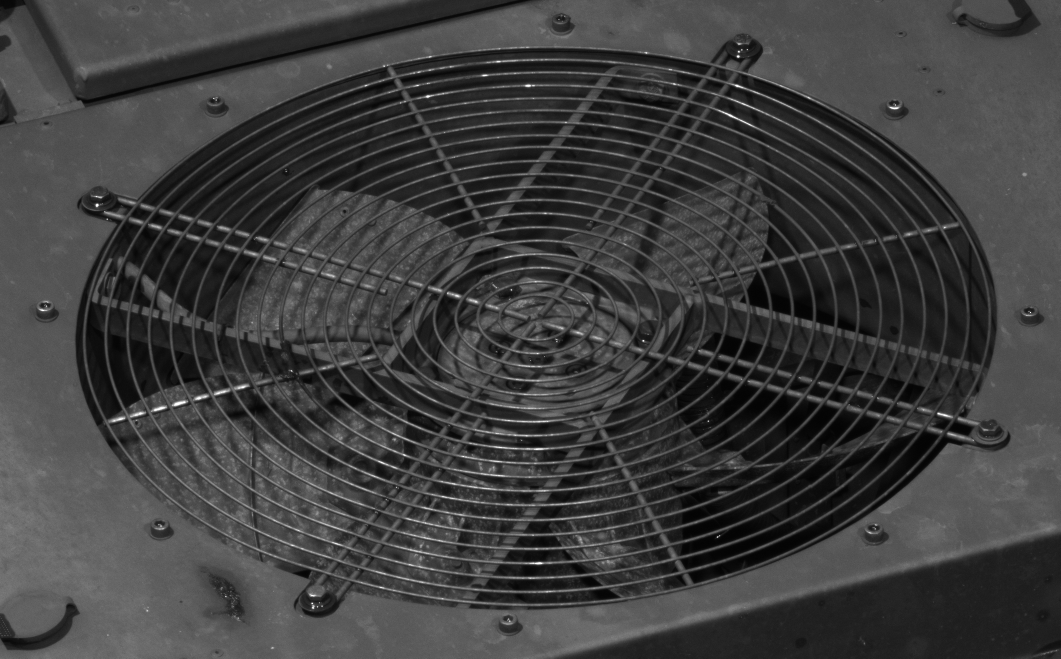
#> input picture data/NurGitterL.png, 2121 x 1317 px (shown at 1/2 size)
$ python 07templateMatchForm.py   (older library calls are emulated)
#> lines starting #> are read from the running program, lines starting #| are printed output that depends on the picture; after the words box and inside, x2 and y2 are one past the last pixel; in counts of white or black regions, pixels touching at a corner belong together; pictures that were not available may be replaced by others from this repository, and a replacement may not be noted
import cv2
import numpy as np
from matplotlib import pyplot as plt

# Als template wir eine binäre Ellipse verwendet
# das sbb-Bild wird so verarbeitet:
#     1. möglichst nur die kanten des runden Gitters angezeigt werden.
#     2. versucht wird, die kontur zu schliessen
#     3. Kontur füllen
#     4. template matchen

# Abgebrochen !!!


# Bild vom Zug laden
gray_img = cv2.imread("data/NurGitterL.png",  cv2.IMREAD_GRAYSCALE)
#> gray_img is the input picture: shape (1317, 2121); min 2, max 255, mean 62.4
gray_img = cv2.imread("sbb/4-OK1L.png",  cv2.IMREAD_GRAYSCALE)
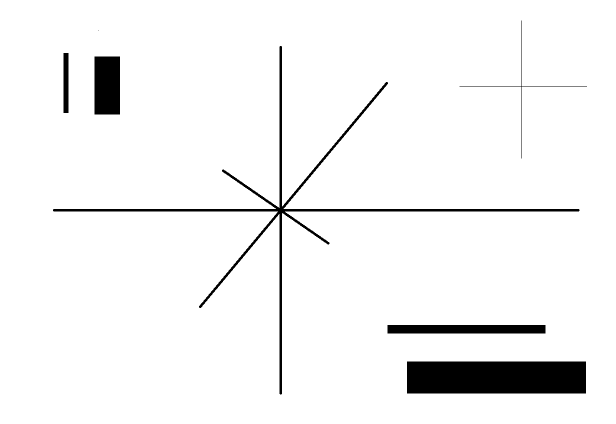
#> input picture data/testDoG1.png, 1231 x 847 px, given in place of 4-OK1L.png, which was not available (shown at 1/2 size)
#> gray_img: shape (847, 1231); 95.3% white; 7 black regions (1 under 20 px), largest, box (x1, y1, x2, y2) and area: (814, 723, 1172, 787) 22912, (106, 92, 1159, 789) 12813, (189, 113, 240, 229) 5916, (775, 650, 1091, 667) 5372, (127, 106, 137, 226) 1200, (919, 41, 1174, 317) 530
# gray_img = cv2.imread("data/testDoG1.png",  cv2.IMREAD_GRAYSCALE)
img = cv2.cvtColor(gray_img, cv2.COLOR_GRAY2BGR)
#> img is the input picture: shape (847, 1231, 3); 95.3% white; 7 black regions (1 under 20 px), largest, box (x1, y1, x2, y2) and area: (814, 723, 1172, 787) 22912, (106, 92, 1159, 789) 12813, (189, 113, 240, 229) 5916, (775, 650, 1091, 667) 5372, (127, 106, 137, 226) 1200, (919, 41, 1174, 317) 530

# Vorverarbeitung, nur interessante Frequenzen behalten (8 pixel breite gitter)
# DoG: Difference of Gauss
filterband = 13
filterpoint = 36
g1 = cv2.getGaussianKernel(49, filterpoint + 0.5*filterband)
g2 = cv2.getGaussianKernel(49, filterpoint - 0.5*filterband)
g3 = (g1-g2)*10
img = cv2.sepFilter2D(img, -1, g3, g3)
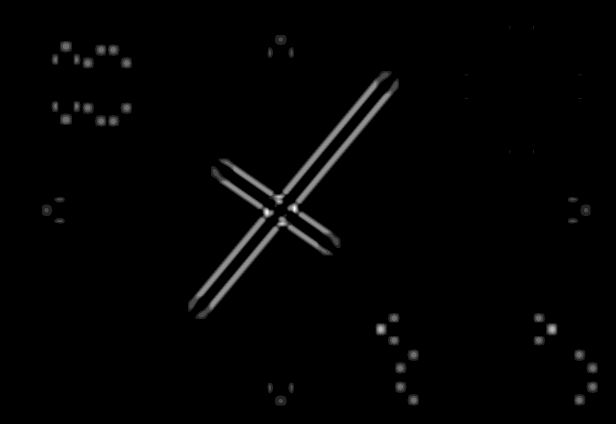
#> img: shape (847, 1231, 3) (shown at 1/2 size); min 0, max 7, mean 0.0918; drawn with min black and max white
img = cv2.cvtColor(img, cv2.COLOR_RGB2GRAY)
#> img: shape (847, 1231)
img = cv2.equalizeHist(img)
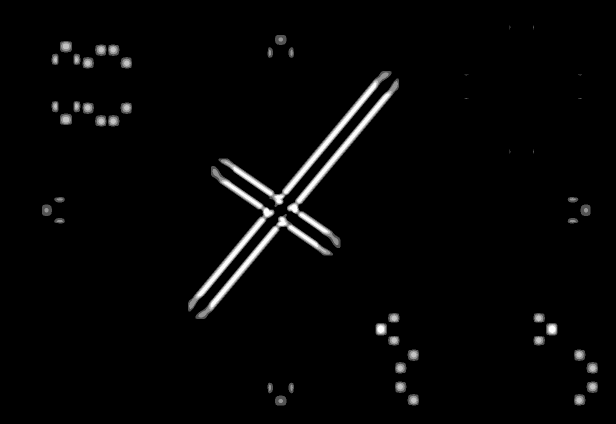
#> img: shape (847, 1231) (shown at 1/2 size); min 0, max 255, mean 6.3

#threshold
old = img
th, img = cv2.threshold(img, 180, 255, cv2.THRESH_BINARY)
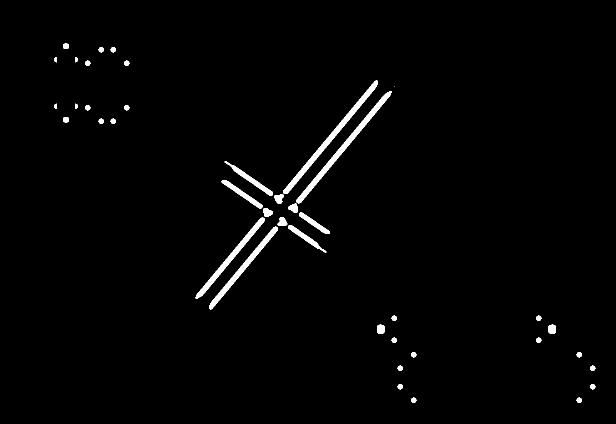
#> img: shape (847, 1231) (shown at 1/2 size); 1.6% white; 41 white regions (1 under 20 px), largest, box (x1, y1, x2, y2) and area: (567, 161, 756, 388) 2995, (593, 182, 783, 407) 2972, (418, 453, 556, 619) 2159

# dilate
kernel = cv2.getStructuringElement(cv2.MORPH_CROSS, (5, 5))
img = cv2.erode(img, kernel, iterations=2)
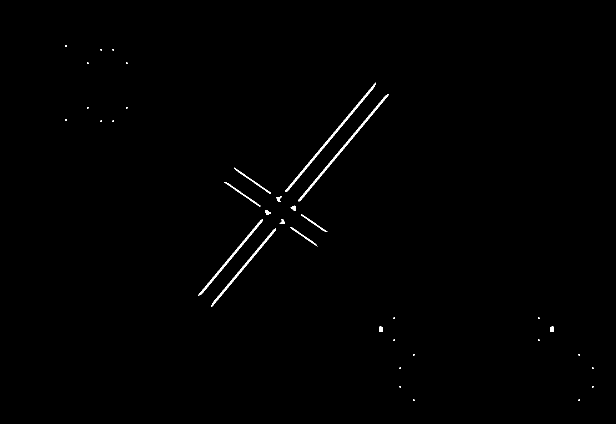
#> img: shape (847, 1231) (shown at 1/2 size); 0.53% white; 36 white regions (22 under 20 px), largest, box (x1, y1, x2, y2) and area: (571, 165, 752, 384) 1180, (597, 188, 778, 403) 1172, (423, 457, 552, 614) 840
img = cv2.dilate(img, kernel, iterations=5)
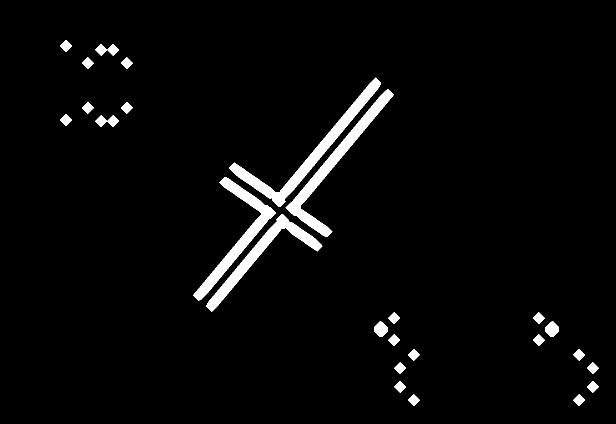
#> img: shape (847, 1231) (shown at 1/2 size); 3.5% white; 28 white regions, largest, box (x1, y1, x2, y2) and area: (458, 155, 762, 414) 8268, (571, 178, 788, 474) 7650, (386, 354, 552, 602) 6546


#Grösstes partikel


cv2.namedWindow('DoG', cv2.WINDOW_NORMAL)
cv2.imshow("DoG", img)
cv2.waitKey(0)
cv2.destroyAllWindows()
exit(0)
#> (the program exits here)
